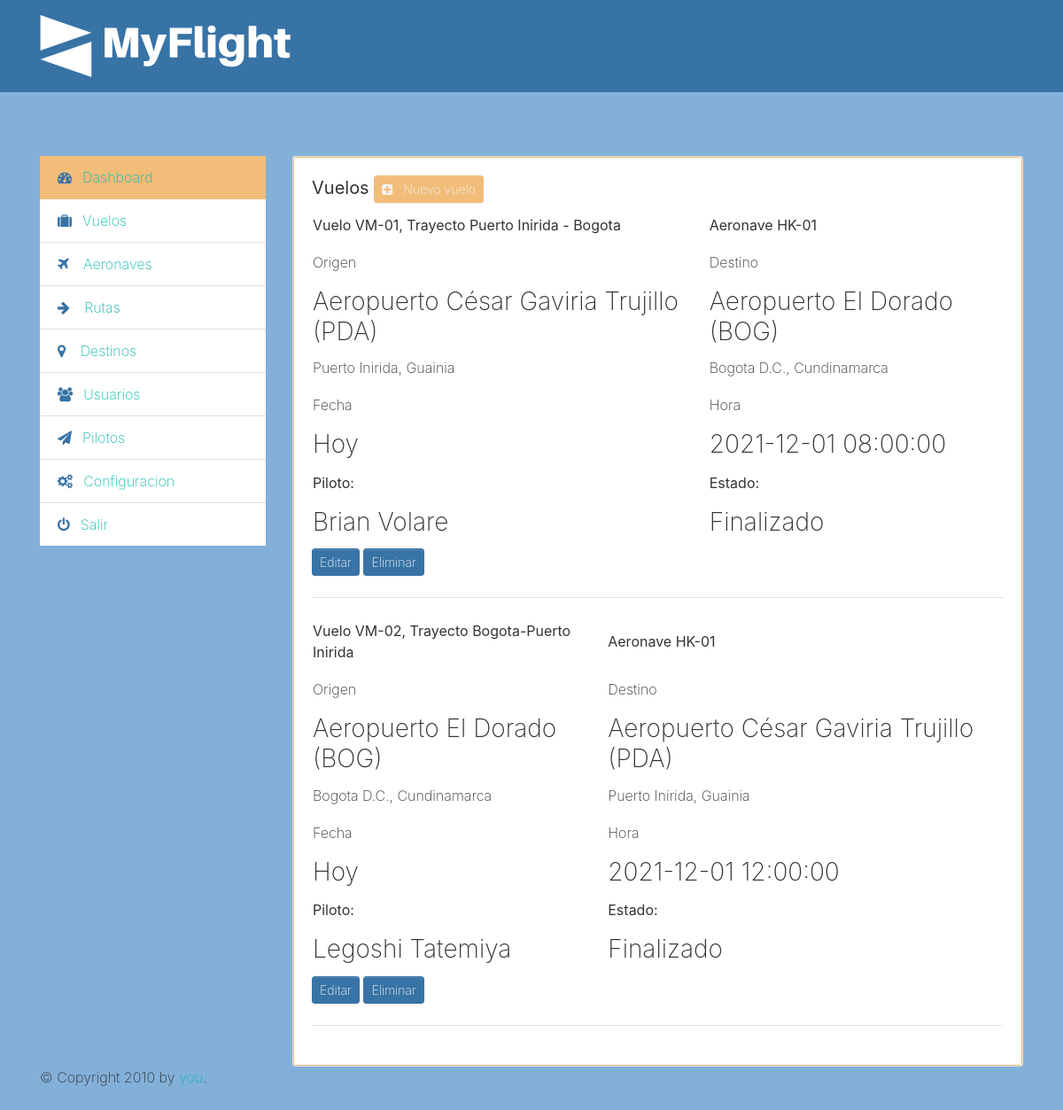
The page /admin/flights/list (signed in) on the database its author committed.
### tables this page shows
CREATE TABLE vuelos (id INTEGER PRIMARY KEY AUTOINCREMENT, codigo_vuelo VARCHAR (45), pilotos_id INTEGER REFERENCES pilotos (id) ON DELETE NO ACTION ON UPDATE NO ACTION, capacidad INTEGER, rutas_id INTEGER REFERENCES rutas (id) ON DELETE NO ACTION ON UPDATE NO ACTION, aeronaves_id INTEGER REFERENCES aeronaves (id) ON DELETE NO ACTION ON UPDATE NO ACTION, estados_vuelo_id INTEGER REFERENCES estados_vuelo (id) ON DELETE NO ACTION ON UPDATE NO ACTION, fecha_vuelo DATETIME);

CREATE TABLE rutas (id INTEGER PRIMARY KEY AUTOINCREMENT, nombre_ruta VARCHAR (45), distancia REAL, tiempo_recorrido INTEGER, destino_salida_id INTEGER REFERENCES destinos (id) ON DELETE NO ACTION ON UPDATE NO ACTION, destino_llegada_id INTEGER REFERENCES destinos (id) ON DELETE NO ACTION ON UPDATE NO ACTION, opciones_tipos_ruta_id INTEGER REFERENCES opciones_tipos_ruta (id) ON DELETE NO ACTION ON UPDATE NO ACTION);

CREATE TABLE aeronaves (id INTEGER PRIMARY KEY AUTOINCREMENT, codigo_aeronave VARCHAR (45), fabricante VARCHAR (45), modelo VARCHAR (45), capacidad INTEGER, velocidad_minima REAL, velocidad_maxima REAL, autonomia REAL, fecha_creacion_registro DATETIME, fecha_modificacion_registro DATETIME, estados_aeronave_id INTEGER REFERENCES estados_aeronave (id) ON DELETE NO ACTION ON UPDATE NO ACTION);

CREATE TABLE destinos (id INTEGER PRIMARY KEY AUTOINCREMENT, nombre_aeropuerto VARCHAR (255), sigla_aeropuerto VARCHAR (45), municipios_id INTEGER REFERENCES municipios (id) ON DELETE NO ACTION ON UPDATE NO ACTION, UNIQUE (nombre_aeropuerto ASC, sigla_aeropuerto ASC) ON CONFLICT ABORT);

CREATE TABLE municipios (id INTEGER PRIMARY KEY AUTOINCREMENT, nombre VARCHAR (255), descripcion VARCHAR (255), departamentos_id REFERENCES departamentos (id) ON DELETE NO ACTION ON UPDATE NO ACTION);

CREATE TABLE departamentos (id INTEGER PRIMARY KEY AUTOINCREMENT, nombre VARCHAR (255), descripcion VARCHAR (255), paises_id INTEGER REFERENCES paises (id) ON DELETE NO ACTION ON UPDATE NO ACTION);

CREATE TABLE personas (id INTEGER PRIMARY KEY AUTOINCREMENT, nombres VARCHAR (100), apellidos VARCHAR (100), fecha_nacimiento DATE, num_documento VARCHAR (45), nro_celular VARCHAR (20), opciones_tipo_documento_id INTEGER REFERENCES opciones_tipo_documento (id) ON DELETE NO ACTION ON UPDATE NO ACTION);

CREATE TABLE estados_vuelo (id INTEGER PRIMARY KEY AUTOINCREMENT, estado_vuelo VARCHAR (45), visible BOOLEAN DEFAULT (1));

### app.py (the view)
@app.route("/admin/flights/list", methods=['GET'])
def flights_list():
    con = connection()
    cur = con.cursor()
    flights_statement = "SELECT vuelos.codigo_vuelo, persona_piloto.nombres, persona_piloto.apellidos, vuelos.capacidad, rutas.nombre_ruta, destino_salida.sigla_aeropuerto, destino_salida.nombre_aeropuerto, municipio_salida.nombre, departamento_salida.nombre, destino_llegada.sigla_aeropuerto, destino_llegada.nombre_aeropuerto, municipio_llegada.nombre, departamento_llegada.nombre, estados_vuelo.estado_vuelo, aeronaves.codigo_aeronave, vuelos.fecha_vuelo from vuelos inner join pilotos on pilotos.id = vuelos.pilotos_id inner join personas as persona_piloto on persona_piloto.id = pilotos.personas_id inner join rutas on rutas.id = vuelos.rutas_id inner join destinos as destino_salida on destino_salida.id = rutas.destino_salida_id inner join municipios as municipio_salida on municipio_salida.id = destino_salida.municipios_id inner join departamentos as departamento_salida on departamento_salida.id = municipio_salida.departamentos_id inner join destinos as destino_llegada on destino_llegada.id = rutas.destino_llegada_id inner join municipios as municipio_llegada on municipio_llegada.id = destino_llegada.municipios_id inner join departamentos as departamento_llegada on departamento_llegada.id = municipio_llegada.departamentos_id inner join estados_vuelo on estados_vuelo.id = vuelos.estados_vuelo_id inner join aeronaves on aeronaves.id = vuelos.aeronaves_id"
    cur.execute(flights_statement)
    flights = cur.fetchall()
    print(flights)
    return render_template('flights_list.html', flights=flights)

### app.py (called while the page is built)
def connection():
    con = sqlite3.connect("myflight.sqlite")
    return con

### templates/flights_list.html (shortened to what this page needs)
{% extends "layout.html" %}
{% block head %}
  {{ super() }}
{% endblock %}
{% block menu %}
  {{ super() }}
{% endblock %}
{% block content %}
<h5 class="card-title"><b>Vuelos</b> <a href="{{ url_for('flights_add') }}" class="btn btn-sm btn-primary text-light"><i class="fa fa-plus-square mr-2 text-light"></i>Nuevo vuelo</a></h5>
  <div class="flights">
  {% for flight in flights %}
  <div class="flight-item">
  <table>
  <tr>
  <td><p><b>Vuelo {{ flight.0 }}, Trayecto {{ flight.4 }}</b></p></td>
  <td><p><b>Aeronave {{ flight.14 }}</b></p></td>
  <tr>
  <tr>
  <td><p>Origen</p><h3>Aeropuerto {{ flight.6 }} ({{ flight.5 }})</h3><p>{{ flight.7 }}, {{ flight.8 }}</p></td>
  <td><p>Destino</p><h3>Aeropuerto {{ flight.10 }} ({{ flight.9 }})</h3><p>{{ flight.11 }}, {{ flight.12 }}</p></td>
  <tr>
  <tr>
  <td><p>Fecha</p><h3>Hoy</h3></td>
  <td><p>Hora</p><h3>{{ flight.15 }}</td>
  <tr>
  <tr>
  <td><p><b>Piloto:</b> </p><h3>{{ flight.1 }} {{ flight.2 }}</h3></td>
  <td><p><b>Estado:</b></p><h3>{{ flight.13 }}</h3></td>
  </table>
  <div class="actions">
    <a href="#" class="btn btn-sm btn-secondary text-light">Editar</a>
    <a href="#" class="btn btn-sm btn-secondary text-light">Eliminar</a>
  </div>
  <hr/>
  </div>
  {% endfor %}
  </div>
{% endblock %}
{% block footer %}
  {{ super() }}
{% endblock %}

### rows shown on the page
vuelos: codigo_vuelo "VM-01", nombre_ruta "Puerto Inirida - Bogota", codigo_aeronave "HK-01", nombre_aeropuerto "César Gaviria Trujillo", sigla_aeropuerto "PDA", nombre "Puerto Inirida", nombre "Guainia", nombre_aeropuerto "El Dorado", sigla_aeropuerto "BOG", nombre "Bogota D.C.", nombre "Cundinamarca", fecha_vuelo "2021-12-01 08:00:00", nombres "Brian", apellidos "Volare", estado_vuelo "Finalizado"
vuelos: codigo_vuelo "VM-02", nombre_ruta "Bogota-Puerto Inirida", codigo_aeronave "HK-01", nombre_aeropuerto "El Dorado", sigla_aeropuerto "BOG", nombre "Bogota D.C.", nombre "Cundinamarca", nombre_aeropuerto "César Gaviria Trujillo", sigla_aeropuerto "PDA", nombre "Puerto Inirida", nombre "Guainia", fecha_vuelo "2021-12-01 12:00:00", nombres "Legoshi", apellidos "Tatemiya", estado_vuelo "Finalizado"
